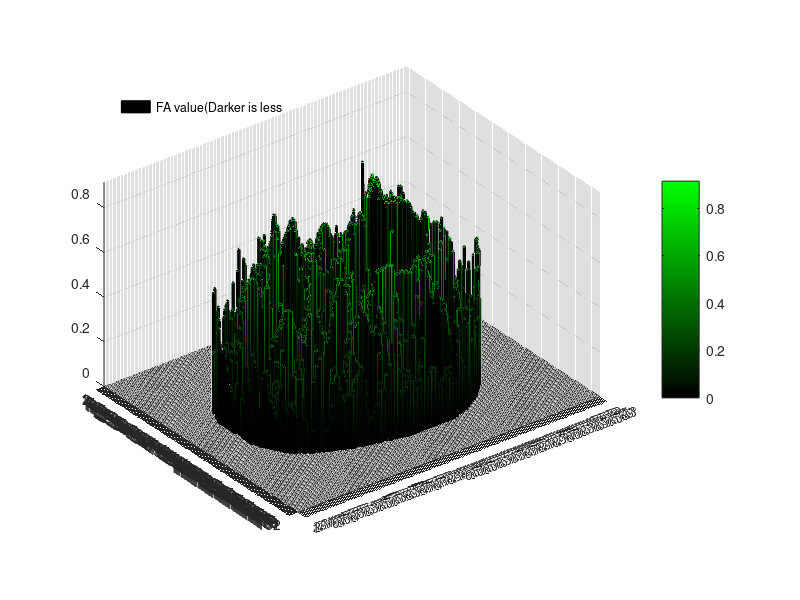

Write MATLAB code to recreate this figure.
% Vis homework 1, realization 1
clear
clc
load database1.txt;
A=database1;

x=[0 1 1 0];
y=[0 0 1 1];  


row_cmap = 100;  %color finess
color_map1=zeros(row_cmap,3);  %define color matrix
color_r = 0:1/(row_cmap-1):1; 
color_g = 0:1/(row_cmap-1):1;
color_b = 0:1/(row_cmap-1):1;
%color_map1(:,1) = color_r; 
color_map1(:,2) = color_g;
colormap(color_map1);
colorbar;

%present data in 3D bar chart
Z = A;
b = bar3(Z);
colorbar;
for k = 1:length(b)
    zdata = get(b(k),'ZData');
    set(b(k),'CData',zdata);
    set(b(k),'Facecolor','interp');
end
legend('Location','northwest')
legend('FA value(Darker is less')
legend('boxoff')
